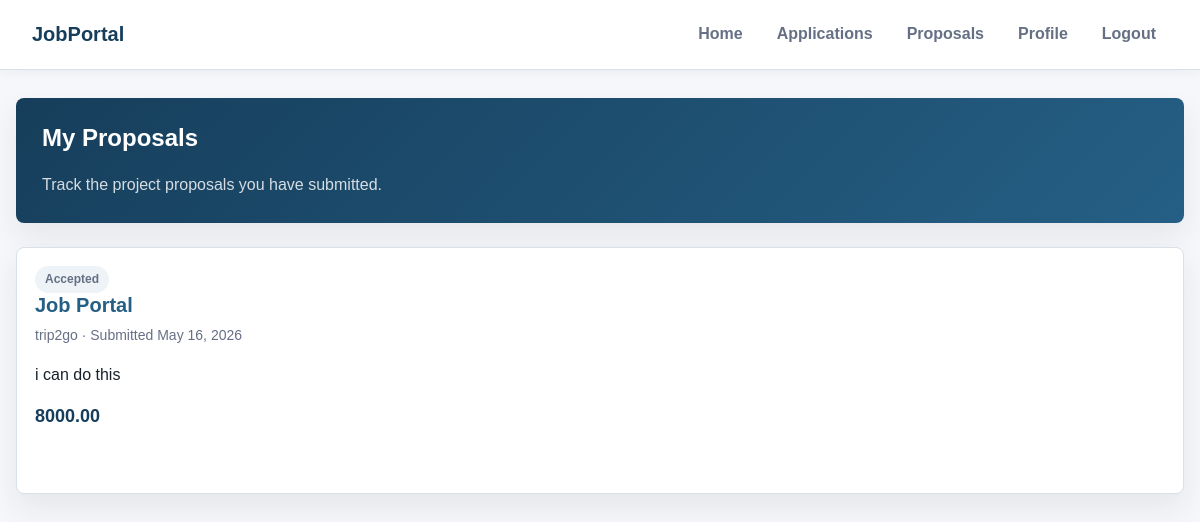
The app's page /my_proposals (signed in) with its own data.
### recruiter/models.py (models this page shows, shortened)
class TimeStampedModel(models.Model):
    created_at = models.DateTimeField(auto_now_add=True, db_index=True)
    updated_at = models.DateTimeField(auto_now=True)
    class Meta:
        abstract = True

class Proposal(TimeStampedModel):
    STATUS_CHOICES = [
        ('submitted', 'Submitted'),
        ('reviewing', 'Under Review'),
        ('accepted', 'Accepted'),
        ('rejected', 'Rejected'),
        ('withdrawn', 'Withdrawn'),
    ]
    amount = models.DecimalField(
        max_digits=10,
        decimal_places=2,
        validators=[MinValueValidator(0)],
        verbose_name="Proposal Amount",
        help_text="Bid amount for the project"
    )
    description = models.TextField(
        help_text="Detailed proposal description"
    )
    applicant = models.ForeignKey(
        ApplicantProfile,
        on_delete=models.CASCADE,
        related_name="proposals"
    )
    project = models.ForeignKey(
        Post,
        on_delete=models.CASCADE,
        related_name="proposals",
        limit_choices_to={'post_type': 'project', 'status': 'published'}
    )
    status = models.CharField(
        max_length=20,
        choices=STATUS_CHOICES,
        default='submitted',
        db_index=True
    )
    cover_letter = models.FileField(
        upload_to='proposals/%Y/%m/%d/',
        null=True,
        blank=True,
        help_text="Optional cover letter (PDF)"
    )
    estimated_duration = models.PositiveIntegerField(
        null=True,
        blank=True,
        help_text="Estimated duration in days"
    )
    submitted_at = models.DateTimeField(auto_now_add=True)
    reviewed_at = models.DateTimeField(null=True, blank=True)
    reviewed_by = models.ForeignKey(
        RepresentativeProfile,
        on_delete=models.SET_NULL,
        null=True,
        blank=True,
        related_name="reviewed_proposals"
    )
    class Meta:
        ordering = ['amount', '-submitted_at']
        constraints = [
            models.UniqueConstraint(
                fields=['applicant', 'project'],
                name='unique_proposal_per_applicant_project',
                violation_error_message="You have already submitted a proposal for this project"
            ),
            models.CheckConstraint(
                check=models.Q(amount__gte=0),
                name='proposal_amount_non_negative'
            )
        ]
        indexes = [
            models.Index(fields=['status', 'submitted_at']),
            models.Index(fields=['project', 'status']),
        ]
    @property
    def is_pending(self):
        return self.status in ['submitted', 'reviewing']

class Post(TimeStampedModel):
    POST_TYPE_CHOICES = [
        ('job', 'Job Position'),
        ('project', 'Project'),
    ]
    STATUS_CHOICES = [
        ('draft', 'Draft'),
        ('published', 'Published'),
        ('closed', 'Closed'),
        ('filled', 'Filled/Completed'),
        ('cancelled', 'Cancelled'),
    ]
    post_type = models.CharField(
        max_length=20,
        choices=POST_TYPE_CHOICES,
        db_index=True
    )
    title = models.CharField(
        max_length=250,
        help_text="Title of the job or project"
    )
    description = models.TextField(
        help_text="Detailed description"
    )
    company = models.ForeignKey(
        Company,
        on_delete=models.CASCADE,
        related_name="posts"
    )
    salary = models.DecimalField(
        max_digits=10,
        decimal_places=2,
        null=True,
        blank=True,
        validators=[MinValueValidator(0)],
        help_text="Annual salary for jobs"
    )
    budget = models.DecimalField(
        max_digits=12,
        decimal_places=2,
        null=True,
        blank=True,
        validators=[MinValueValidator(0)],
        help_text="Total budget for projects"
    )
    status = models.CharField(
        max_length=20,
        choices=STATUS_CHOICES,
        default='draft',
        db_index=True
    )
    is_active = models.BooleanField(default=True, db_index=True)
    is_featured = models.BooleanField(default=False)
    published_at = models.DateTimeField(null=True, blank=True)
    closed_at = models.DateTimeField(null=True, blank=True)
    skills_required = models.ManyToManyField(
        Skill,
        related_name="posts",
        blank=True
    )
    created_by = models.ForeignKey(
        CustomUser,
        on_delete=models.CASCADE,
        related_name="created_posts"
    )
    slug = models.SlugField(blank=True, null=True)
    class Meta:
        ordering = ['-created_at']
        indexes = [
            models.Index(fields=['post_type', 'status', 'is_active']),
            models.Index(fields=['company', 'status']),
            models.Index(fields=['is_featured', 'is_active']),
        ]

class Company(TimeStampedModel):
    name = models.CharField(
        max_length=150,
        unique=True,
        help_text="Official company name"
    )
    location = models.CharField(
        max_length=150,
        help_text="Headquarters location"
    )
    website = models.URLField(
        blank=True,
        help_text="Company website URL"
    )
    description = models.TextField(
        blank=True,
        help_text="Company description and mission"
    )
    industry = models.CharField(
        max_length=100,
        blank=True,
        help_text="Primary industry (e.g., Technology, Healthcare)"
    )
    size = models.PositiveIntegerField(
        null=True,
        blank=True,
        help_text="Number of employees",
        verbose_name="Company Size"
    )
    logo = models.ImageField(
        upload_to='company_logos/%Y/%m/%d/',
        null=True,
        blank=True,
        help_text="Company logo image"
    )
    is_active = models.BooleanField(
        default=True,
        help_text="Whether the company is currently active on the platform"
    )
    class Meta:
        verbose_name_plural = "Companies"
        ordering = ['name']
        indexes = [
            models.Index(fields=['name']),
            models.Index(fields=['industry']),
            models.Index(fields=['is_active']),
        ]
    def __str__(self):
        return self.name

### recruiter/view_modules/project_views.py (the view)
# urls.py: path("my_proposals", views.view_my_proposals, name="my_proposals"),
@login_required(login_url='login')
@applicant_required
@applicant_profile_required
def view_my_proposals(request):
    proposals = Proposal.objects.filter(
        applicant=request.user.applicant_profile
    ).order_by('-submitted_at')
    return render(request, 'projects/my_proposals.html', {'proposals': proposals})

### recruiter/view_modules/common.py (called while the page is built)
def is_applicant(user):
    return user.user_type == 'applicant'

def applicant_required(view_func=None, redirect_url="/", message="Access denied"):
    if view_func is None:
        return lambda actual_view: applicant_required(
            actual_view, redirect_url, message
        )
    @wraps(view_func)
    def wrapper(request, *args, **kwargs):
        if not is_applicant(request.user):
            error_msg = message or "You are not allowed to access this page!"
            messages.error(request, error_msg)
            return redirect(redirect_url)
        return view_func(request, *args, **kwargs)
    return wrapper

def applicant_profile_required(view_func=None, redirect_url="/", message="Access denied"):
    if view_func is None:
        return lambda actual_view: applicant_profile_required(
            actual_view, redirect_url, message
        )
    @wraps(view_func)
    def wrapper(request, *args, **kwargs):
        profile = getattr(request.user, 'applicant_profile', None)
        if not profile:
            error_msg = message or "You have to create profile first!"
            messages.error(request, error_msg)
            return redirect("applicant_profile")
        return view_func(request, *args, **kwargs)
    return wrapper

### recruiter/templates/projects/my_proposals.html (shortened to what this page needs)
{% extends "applicant/base.html" %}
{% block content %}
    <section class="page-header">
        <h1>My Proposals</h1>
        <p>Track the project proposals you have submitted.</p>
    </section>
    <div class="grid">
        {% for proposal in proposals %}
            <article class="card">
                <span class="badge badge-muted">{{ proposal.get_status_display }}</span>
                <h2><a href="{% url 'my_proposal_detail' proposal.id %}">{{ proposal.project.title }}</a></h2>
                <p class="meta">{{ proposal.project.company }} · Submitted {{ proposal.submitted_at|date:"M j, Y" }}</p>
                <p>{{ proposal.description|truncatewords:22 }}</p>
                <p class="amount">{{ proposal.amount }}</p>
            </article>
        {% empty %}
            <p class="empty-state">You have not submitted any proposals yet.</p>
        {% endfor %}
    </div>
{% endblock %}

### recruiter/templates/applicant/base.html (style rules this page uses)
:root { --bg: #f6f7fb; --surface: #ffffff; --surface-soft: #eef3f7; --text: #17212b; --muted: #667085; --line: #d9e0e8; --brand: #255f85; --brand-dark: #163e5b; --accent: #f4a261; --danger: #c2413b; --shadow: 0 14px 30px rgba(23, 33, 43, 0.08); }
* { box-sizing: border-box; }
body { font-family: Arial, sans-serif; margin: 0; background: var(--bg); color: var(--text); line-height: 1.55; }
h1, h2, h3 { margin-top: 0; line-height: 1.2; }
a { color: var(--brand); text-decoration: none; font-weight: 700; }
.page-header { background: linear-gradient(135deg, #163e5b, #255f85); color: white; border-radius: 8px; padding: 26px; margin-bottom: 24px; box-shadow: var(--shadow); }
.page-header p { color: rgba(255, 255, 255, 0.82); margin: 8px 0 0; }
.grid { display: grid; grid-template-columns: repeat(auto-fit, minmax(260px, 1fr)); gap: 16px; }
.card, form, .detail-panel { background: var(--surface); border: 1px solid var(--line); border-radius: 8px; box-shadow: var(--shadow); }
.card { padding: 18px; }
.card h2, .card h3 { margin-bottom: 8px; font-size: 20px; }
.meta { color: var(--muted); font-size: 14px; margin: 4px 0; }
.amount { color: var(--brand-dark); font-weight: 800; font-size: 18px; margin: 12px 0 0; }
.badge { display: inline-flex; align-items: center; width: fit-content; border-radius: 999px; padding: 4px 10px; font-size: 12px; font-weight: 800; background: #e8f2fb; color: var(--brand-dark); }
.badge-muted { background: var(--surface-soft); color: var(--muted); }

### records on screen
Proposal: status "Accepted", project "Job Portal", project.company "trip2go", submitted_at "May 16, 2026", description "i can do this", amount "8000.00"
